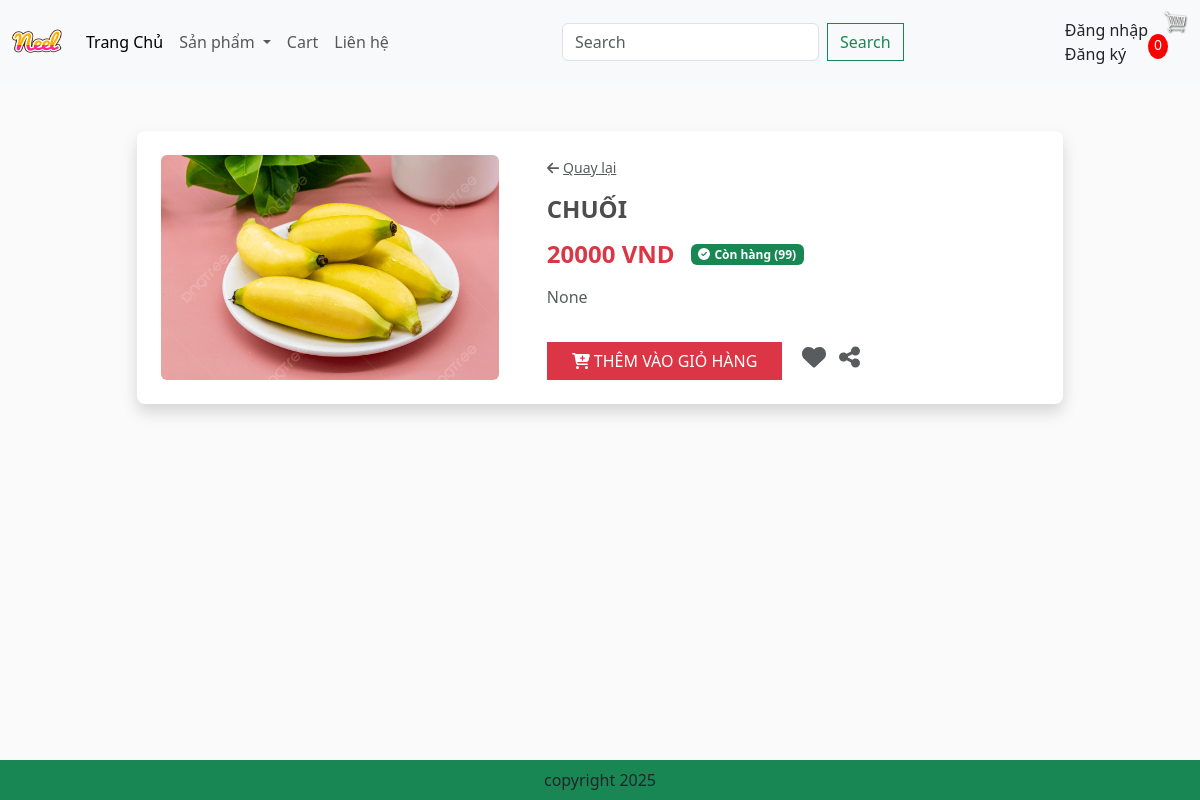
Page /detail/?id=4 on the earlier database version.
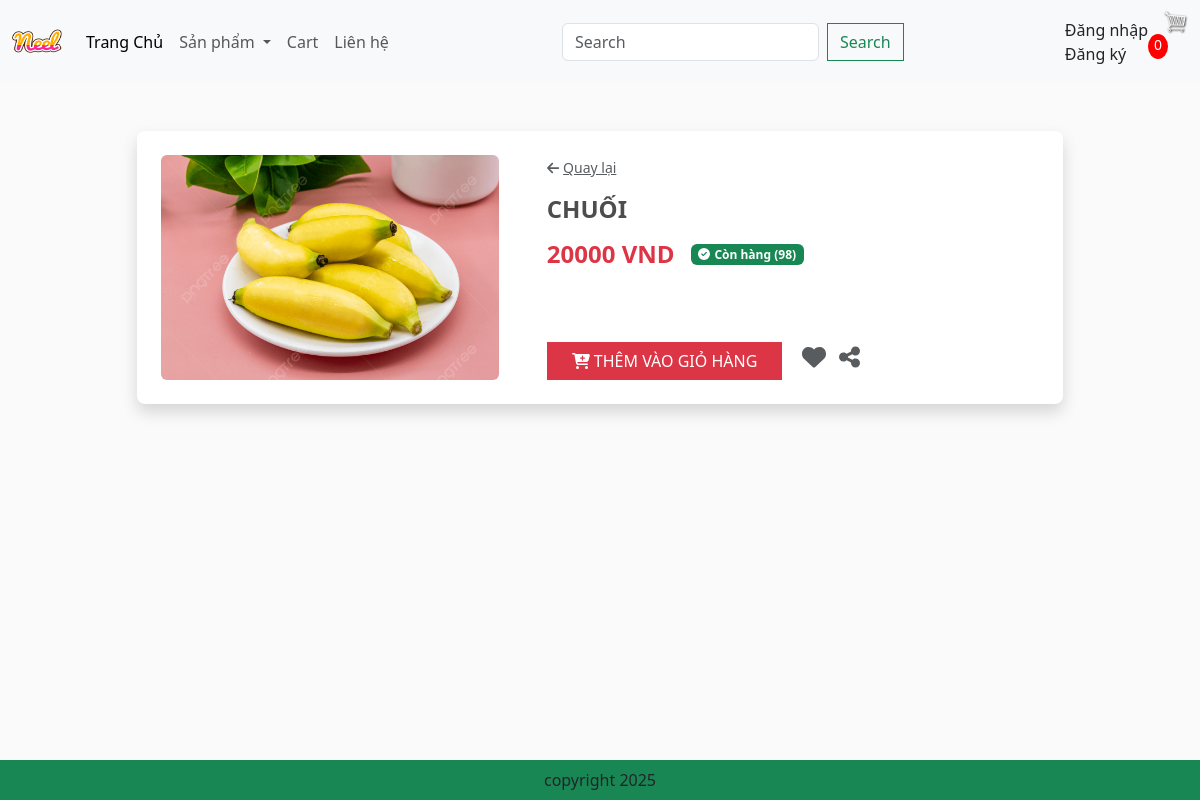
Same page on the later database version.
### app/models.py (models this page shows, shortened)
class Product(models.Model):
    category = models.ManyToManyField(Category, related_name='products')
    name = models.CharField(max_length=200, null=True)
    price = models.FloatField()
    digital = models.BooleanField(default=False, null=True, blank=False)
    image = models.ImageField(null=True, blank=True)
    description = models.TextField(null=True, blank=True)
    stock = models.IntegerField(default=100, verbose_name='Số lượng tồn kho')
    @property
    def ImageURL(self):
        try:
            url = self.image.url
        except Exception:
            url = ''
        return url
    @property
    def in_stock(self):
        return self.stock > 0

### app/views.py (the view)
# urls.py: path('detail/', views.detail, name='detail'),
def detail(request):
    cart_ctx = get_cart_context(request.user)
    categories = Category.objects.filter(is_sub=False)
    product_id = request.GET.get('id', '')
    products = Product.objects.filter(id=product_id)
    context = {
        **cart_ctx,
        'categories': categories,
        'products': products,
    }
    return render(request, 'app/detail.html', context)

### app/views.py (called while the page is built)
def get_cart_context(user):
    if user.is_authenticated:
        order, created = Order.objects.get_or_create(customer=user, complete=False)
        items = order.orderitem_set.all()
        cartItems = order.get_cart_items
        return {
            'items': items,
            'order': order,
            'cartItems': cartItems,
            'user_not_login': 'hidden',
            'user_login': 'show',
        }
    else:
        return {
            'items': [],
            'order': {'get_cart_total': 0, 'get_cart_items': 0},
            'cartItems': 0,
            'user_not_login': 'show',
            'user_login': 'hidden',
        }

### app/templates/app/detail.html (shortened to what this page needs)
{% extends "app/base.html" %}
{% load static %}
    {% block register %}
    {% for product in products %}
    <div class="container mt-5 mb-5">
      <div class="row d-flex justify-content-center">
        <div class="col-md-10">
          <div class="card shadow border-0 rounded-3">
            <div class="row g-0">
              <div class="col-md-5">
                <div class="p-4 text-center">
                  <img id="main-image" src="{{ product.ImageURL }}" class="img-fluid rounded"
                       style="max-height: 350px; object-fit: cover;" />
                </div>
              </div>
              <div class="col-md-7">
                <div class="card-body p-4 d-flex flex-column h-100">
                  <div>
                    <a href="{% url 'home' %}" class="text-muted small">
                      <i class="fas fa-arrow-left me-1"></i>Quay lại
                    </a>
                    <h4 class="text-uppercase fw-bold mt-3">{{ product.name }}</h4>
                    <div class="d-flex align-items-center gap-3 my-3">
                      <h4 class="text-danger fw-bold mb-0">{{ product.price|floatformat:0 }} VND</h4>
                      {% if product.in_stock %}
                        <span class="badge bg-success">
                          <i class="fas fa-check-circle me-1"></i>Còn hàng ({{ product.stock }})
                        </span>
                      {% else %}
                        <span class="badge bg-danger">
                          <i class="fas fa-times-circle me-1"></i>Hết hàng
                        </span>
                      {% endif %}
                    </div>
                    <p class="text-muted">{{ product.description }}</p>
                  </div>
                  <div class="mt-auto">
                    {% if product.in_stock %}
                      <button data-product="{{ product.id }}" data-action="add"
                              class="btn btn-danger text-uppercase px-4 me-2 add-btn update-cart">
                        <i class="fas fa-cart-plus me-1"></i>Thêm vào giỏ hàng
                      </button>
                    {% else %}
                      <button class="btn btn-secondary px-4 me-2" disabled>
                        Hết hàng
                      </button>
                    {% endif %}
                    <i class="fa fa-heart text-muted fs-4 ms-2" style="cursor:pointer;"></i>
                    <i class="fa fa-share-alt text-muted fs-4 ms-2" style="cursor:pointer;"></i>
                  </div>
                </div>
              </div>
            </div>
          </div>
        </div>
      </div>
    </div>
    {% endfor %}
    {% endblock register %}

Differences in the rows shown:
changed Product "CHUỐI": stock "99" → "98"; description "None" → (not shown)
